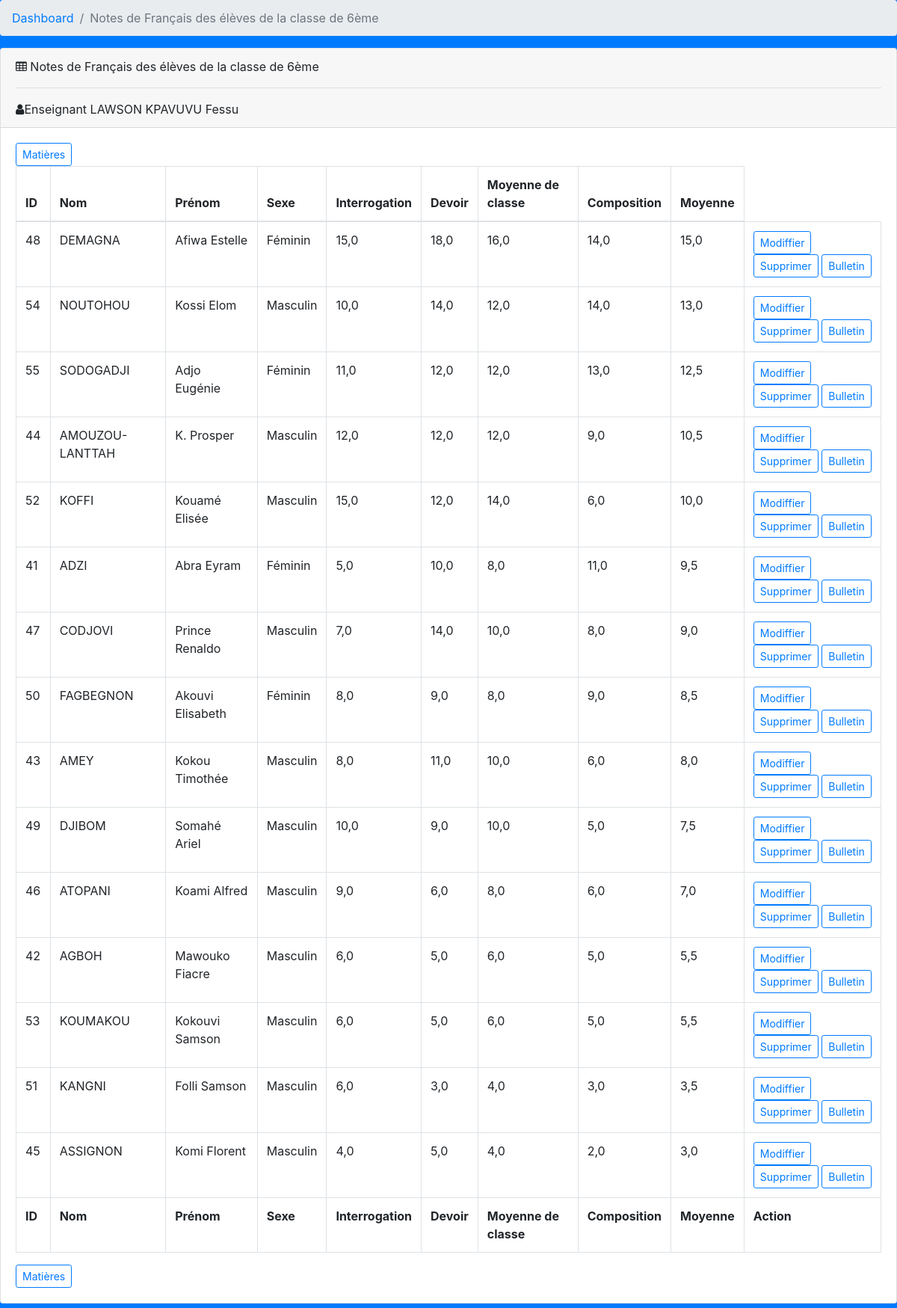
The page /bul/eleve/1/notes on the database its author committed.
### etablissements/models.py (models this page shows, shortened)
class MatiereClasse(models.Model):
    classe = models.ForeignKey('etablissements.Classe', related_name='matieres',
                             on_delete=models.CASCADE, null=True)
    matiere = models.ForeignKey('etablissements.Matiere', related_name='matieres',
                               on_delete=models.CASCADE, null=True)
    enseignant = models.ForeignKey('etablissements.Enseignant', related_name='matieres',
                             on_delete=models.CASCADE, null=True)
    coef = models.IntegerField(default=1)
    date_creation = models.DateTimeField(auto_now_add=True)
    class Meta:
        db_table = "matiere_classe"
        verbose_name = "Matière de la classe"
        verbose_name_plural = "Matières de la classe"

class Matiere(models.Model):
    nom = models.CharField(max_length=256)
    date_creation = models.DateTimeField(auto_now_add=True)
    class Meta:
        db_table = "matiere"
        verbose_name = "Matière"
        verbose_name_plural = "Matières"

class Classe(models.Model):
    nom = models.CharField(max_length=256)
    SERIE = (('Col', 'Collège'),
             ('A4', 'A4'),
             ('S', 'S'),
             ('D', 'D'),
             ('C4', 'C'),
             ('E', 'E'),
             ('F2', 'F2'),
             ('F4', 'F4'),
             ('G1', 'G1'),
             ('G2', 'G2'),
             ('G3', 'G3'))
    serie = models.CharField(choices=SERIE, max_length=256)
    etbs = models.ForeignKey('etablissements.Etablissement', related_name='classes',
                            on_delete=models.CASCADE, null=True)
    titulaire = models.OneToOneField('etablissements.Enseignant', related_name='titulaire',
                             on_delete=models.CASCADE, null=True)
    date_creation = models.DateTimeField(auto_now_add=True)
    eff = models.IntegerField(blank=True, null=True)
    moygen1= models.FloatField(blank=True, null=True)
    min1 = models.FloatField(blank=True, null=True)
    min2 = models.FloatField(blank=True, null=True)
    min3 = models.FloatField(blank=True, null=True)
    min = models.FloatField(blank=True, null=True)
    max1 = models.FloatField(blank=True, null=True)
    max2 = models.FloatField(blank=True, null=True)
    max3 = models.FloatField(blank=True, null=True)
    max = models.FloatField(blank=True, null=True)
    moygen2 = models.FloatField(blank=True, null=True)
    moygen3 = models.FloatField(blank=True, null=True)
    moygen = models.FloatField(blank=True, null=True)
    class Meta:
        db_table = "classe"
        verbose_name = "Classe"
        verbose_name_plural = "Classes"

class Enseignant(models.Model):
    user = models.OneToOneField('auth.User', related_name='enseignant' , on_delete=models.CASCADE, blank=True, null=True)
    nom = models.CharField(max_length=256)
    prenom = models.CharField(max_length=256)
    sexe = models.CharField(choices=(('Masculin', 'Masculin'), ('Féminin', 'Féminin')), max_length=256)
    GRADE = (('PR', 'Professeur'),
             ('MCA', 'Maitre de conference A'),
             ('MCB', 'Maitre de conference B'),
             ('MAA', 'Maitre assistant A'),
             ('MAB', 'Maitre assistant B'),
             ('DR', 'Docteur'),
             ('M', 'Master'),
             ('M1', 'Master I'),
             ('L', 'Licence'))
    grade = models.CharField(choices=GRADE, max_length=256)
    etbs = models.ForeignKey('etablissements.Etablissement', related_name='enseignants', on_delete=models.CASCADE, null=True)
    nationalite = CountryField(blank=True, null=True)
    adresse = models.TextField(blank=True, null=True)
    contact = models.CharField(max_length=40, blank=True, null=True)
    date_creation = models.DateTimeField(auto_now_add=True)
    photo = models.FileField(upload_to="ens", blank=True, null=True)
    est_chef = models.BooleanField(default=False)
    class Meta:
        db_table = "enseignant"
        verbose_name = "Enseignant"
        verbose_name_plural = "Enseignants"

### bulletin/models.py (models this page shows, shortened)
class MoyenneMatiere(models.Model):
    interro = models.FloatField(blank=True, null=True)
    devoir = models.FloatField(blank=True, null=True)
    compo = models.FloatField( null=True)
    moycl = models.FloatField(blank=True, null=True)
    moymat = models.FloatField(blank=True, null=True)
    moycoef = models.FloatField(blank=True, null=True)
    rang= models.IntegerField(blank=True, null=True)
    matiere = models.ForeignKey('etablissements.MatiereClasse', related_name='moyennesclasse',
                                      on_delete=models.CASCADE, null=True)
    eleve = models.ForeignKey('bulletin.Eleve', related_name='moyennes',
                              on_delete=models.CASCADE, null=True)
    date_creation = models.DateTimeField(auto_now_add=True)
    class Meta:
        db_table = "moyenne_matiere"
        verbose_name = "Moyenne du Matière"
        verbose_name_plural = "Moyennes des Matières"
        ordering= ['-moymat']

class Eleve(models.Model):
    nom = models.CharField(max_length=256)
    prenom = models.CharField(max_length=256)
    sexe = models.CharField(choices=(('Masculin', 'Masculin'), ('Féminin', 'Féminin')), max_length=256, null=True)
    STATUT = (('Nouveau', 'Nouveau'),
             ('Nouvelle', 'Nouvelle'),
             ('Redoublant', 'Redoublant'),
             ('Redoublante', 'Redoublante'))
    statut = models.CharField(choices=STATUT, max_length=256, null=True)
    classe= models.ForeignKey('etablissements.Classe', related_name='eleves',
                            on_delete=models.CASCADE, null=True)
    photo = models.FileField(upload_to="eleves", blank=True, null=True)
    moy1 = models.FloatField(blank=True, null=True)
    tot1 = models.FloatField(blank=True, null=True)
    totcoef = models.IntegerField(blank=True, null=True)
    moy2 = models.FloatField(blank=True, null=True)
    moy3 = models.FloatField(blank=True, null=True)
    rang1 = models.IntegerField(blank=True, null=True)
    rang2 = models.IntegerField(blank=True, null=True)
    rang3 = models.IntegerField(blank=True, null=True)
    date_creation = models.DateTimeField(auto_now_add=True)
    class Meta:
        db_table = "eleve"
        verbose_name = "Elève"
        verbose_name_plural = "Elèves"

### bulletin/views.py (the view)
# urls.py: path('eleve/<str:pk>/notes', liste_notes_matiere, name='notes_matiere'),
def liste_notes_matiere(request, pk):
    matiere = MatiereClasse.objects.get(pk=pk)
    notes = MoyenneMatiere.objects.filter(matiere=matiere)
    context = {
        'matiere': matiere,
        'notes': notes,
    }
    return render(request, 'moyenne/index.html', context)

### bulletin/templates/moyenne/index.html (shortened to what this page needs)
{% extends 'base.html' %}
{% load static %}
{% block content %}
    <ol class="breadcrumb">
        <li class="breadcrumb-item">
            <a href="{% url 'home_page' %}">Dashboard</a>
        </li>
        <li class="breadcrumb-item active">Notes de {{matiere.matiere.nom}} des élèves de la classe de {{matiere.classe.nom}}</li>
    </ol>
    <div class="card mb-3">
        <div class="card-header">
            <i class="fa fa-table"></i> Notes de {{matiere.matiere.nom}} des élèves de la classe de {{matiere.classe.nom}}
           <hr>
            <i class="fa fa-user"></i>Enseignant {{matiere.enseignant.nom}} {{matiere.enseignant.prenom}}
        </div>
        <div class="card-body">
<a class="btn btn-outline-primary btn-sm" href="{% url 'eleves_matiere' pk=matiere.id %}" role="button">Matières</a>
           <form method="post" role="form" enctype="multipart/form-data">{% csrf_token %}
            <div class="table-responsive">
                <table class="table table-bordered" id="dataTable" width="100%" cellspacing="0">
                    <thead>
                    <tr>
                       <th>ID</th>
                        <th>Nom</th>
                        <th>Prénom</th>
                        <th>Sexe</th>
  <th>Interrogation</th>
                           <th>
                       Devoir</th>
                        <th>Moyenne de classe</th>
                           <th>Composition</th>
                        <th>Moyenne</th>
                    </tr>
                    </thead>
                    <tfoot>
                    <tr>
                        <th>ID</th>
                        <th>Nom</th>
                        <th>Prénom</th>
<th>Sexe</th>
                  <th>Interrogation</th>
                           <th>
                       Devoir</th>
                        <th>Moyenne de classe</th>
                           <th>Composition</th>
                        <th>Moyenne</th>
                        <th>Action</th>
                    </tr>
                    </tfoot>
                    <tbody>
                    {% for note in notes %}
                        <tr>
                            <td>{{note.id }}</td>
                            <td>{{note.eleve.nom }}</td>
                            <td>{{note.eleve.prenom }} </td>
                            <td>{{note.eleve.sexe }} </td>
                            <td>{{note.interro }}</td>
                             <td>{{note.devoir }}</td>
                            <td>{{note.moycl}}</td>
                            <td>{{note.compo}}</td>
                            <td>{{note.moymat}}</td>
                            <td><a class="btn btn-outline-primary btn-sm"
                                   href="{% url 'moyenne_edit' pk=note.id %}" role="button">Modiffier</a>
                                <a class="btn btn-outline-primary btn-sm"
                                   href="{% url 'moyenne_delete' pk=note.id %}" role="button">Supprimer</a>
                                <a class="btn btn-outline-primary btn-sm"
                                   href="{% url 'elevebul' pk=note.eleve.id %}" role="button">Bulletin</a>
                            </td>
                        </tr>
                    {% endfor %}
                    </tbody>
                </table>
            </div>
                </form>
            <a class="btn btn-outline-primary btn-sm" href="{% url 'eleves_matiere' pk=matiere.id %}" role="button">Matières</a>
        </div>
    </div>
{% endblock %}

### static/dashboard/css/sb-admin.css (style rules this page uses)
html { position: relative; min-height: 100%; }
body { overflow-x: hidden; }

### rows shown on the page
MatiereClasse: matiere.nom "Français", classe.nom "6ème", enseignant.nom "LAWSON KPAVUVU", enseignant.prenom "Fessu"
MoyenneMatiere: id "48", eleve.nom "DEMAGNA", eleve.prenom "Afiwa Estelle", eleve.sexe "Féminin", interro "15,0", devoir "18,0", moycl "16,0", compo "14,0", moymat "15,0"
MoyenneMatiere: id "54", eleve.nom "NOUTOHOU", eleve.prenom "Kossi Elom", eleve.sexe "Masculin", interro "10,0", devoir "14,0", moycl "12,0", compo "14,0", moymat "13,0"
MoyenneMatiere: id "55", eleve.nom "SODOGADJI", eleve.prenom "Adjo Eugénie", eleve.sexe "Féminin", interro "11,0", devoir "12,0", moycl "12,0", compo "13,0", moymat "12,5"
MoyenneMatiere: id "44", eleve.nom "AMOUZOU-LANTTAH", eleve.prenom "K. Prosper", eleve.sexe "Masculin", interro "12,0", devoir "12,0", moycl "12,0", compo "9,0", moymat "10,5"
MoyenneMatiere: id "52", eleve.nom "KOFFI", eleve.prenom "Kouamé Elisée", eleve.sexe "Masculin", interro "15,0", devoir "12,0", moycl "14,0", compo "6,0", moymat "10,0"
MoyenneMatiere: id "41", eleve.nom "ADZI", eleve.prenom "Abra Eyram", eleve.sexe "Féminin", interro "5,0", devoir "10,0", moycl "8,0", compo "11,0", moymat "9,5"
MoyenneMatiere: id "47", eleve.nom "CODJOVI", eleve.prenom "Prince Renaldo", eleve.sexe "Masculin", interro "7,0", devoir "14,0", moycl "10,0", compo "8,0", moymat "9,0"
MoyenneMatiere: id "50", eleve.nom "FAGBEGNON", eleve.prenom "Akouvi Elisabeth", eleve.sexe "Féminin", interro "8,0", devoir "9,0", moycl "8,0", compo "9,0", moymat "8,5"
MoyenneMatiere: id "43", eleve.nom "AMEY", eleve.prenom "Kokou Timothée", eleve.sexe "Masculin", interro "8,0", devoir "11,0", moycl "10,0", compo "6,0", moymat "8,0"
MoyenneMatiere: id "49", eleve.nom "DJIBOM", eleve.prenom "Somahé Ariel", eleve.sexe "Masculin", interro "10,0", devoir "9,0", moycl "10,0", compo "5,0", moymat "7,5"
MoyenneMatiere: id "46", eleve.nom "ATOPANI", eleve.prenom "Koami Alfred", eleve.sexe "Masculin", interro "9,0", devoir "6,0", moycl "8,0", compo "6,0", moymat "7,0"
MoyenneMatiere: id "42", eleve.nom "AGBOH", eleve.prenom "Mawouko Fiacre", eleve.sexe "Masculin", interro "6,0", devoir "5,0", moycl "6,0", compo "5,0", moymat "5,5"
MoyenneMatiere: id "53", eleve.nom "KOUMAKOU", eleve.prenom "Kokouvi Samson", eleve.sexe "Masculin", interro "6,0", devoir "5,0", moycl "6,0", compo "5,0", moymat "5,5"
MoyenneMatiere: id "51", eleve.nom "KANGNI", eleve.prenom "Folli Samson", eleve.sexe "Masculin", interro "6,0", devoir "3,0", moycl "4,0", compo "3,0", moymat "3,5"
MoyenneMatiere: id "45", eleve.nom "ASSIGNON", eleve.prenom "Komi Florent", eleve.sexe "Masculin", interro "4,0", devoir "5,0", moycl "4,0", compo "2,0", moymat "3,0"
